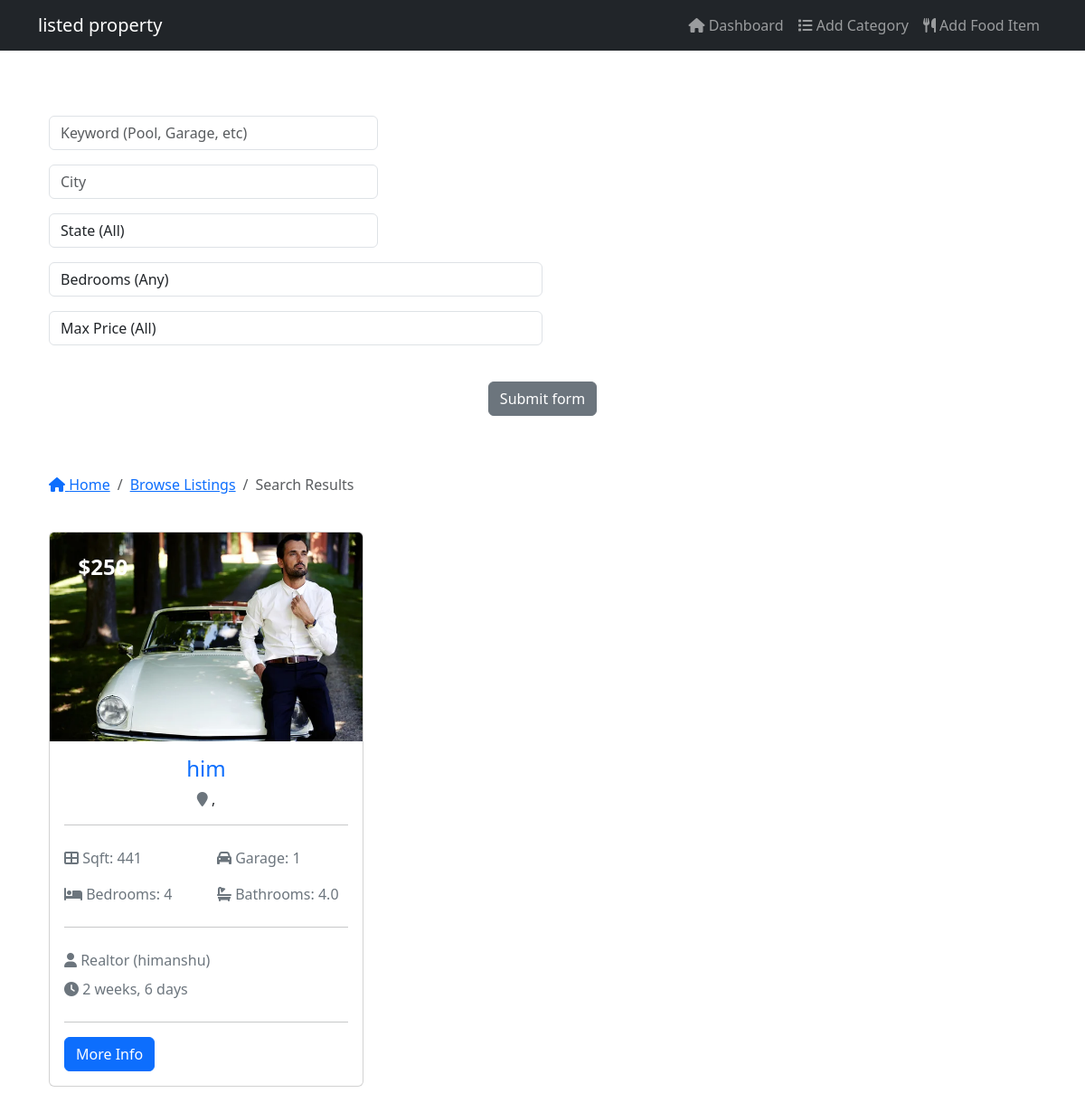
/main_page/search, run on an earlier commit of the app's database.
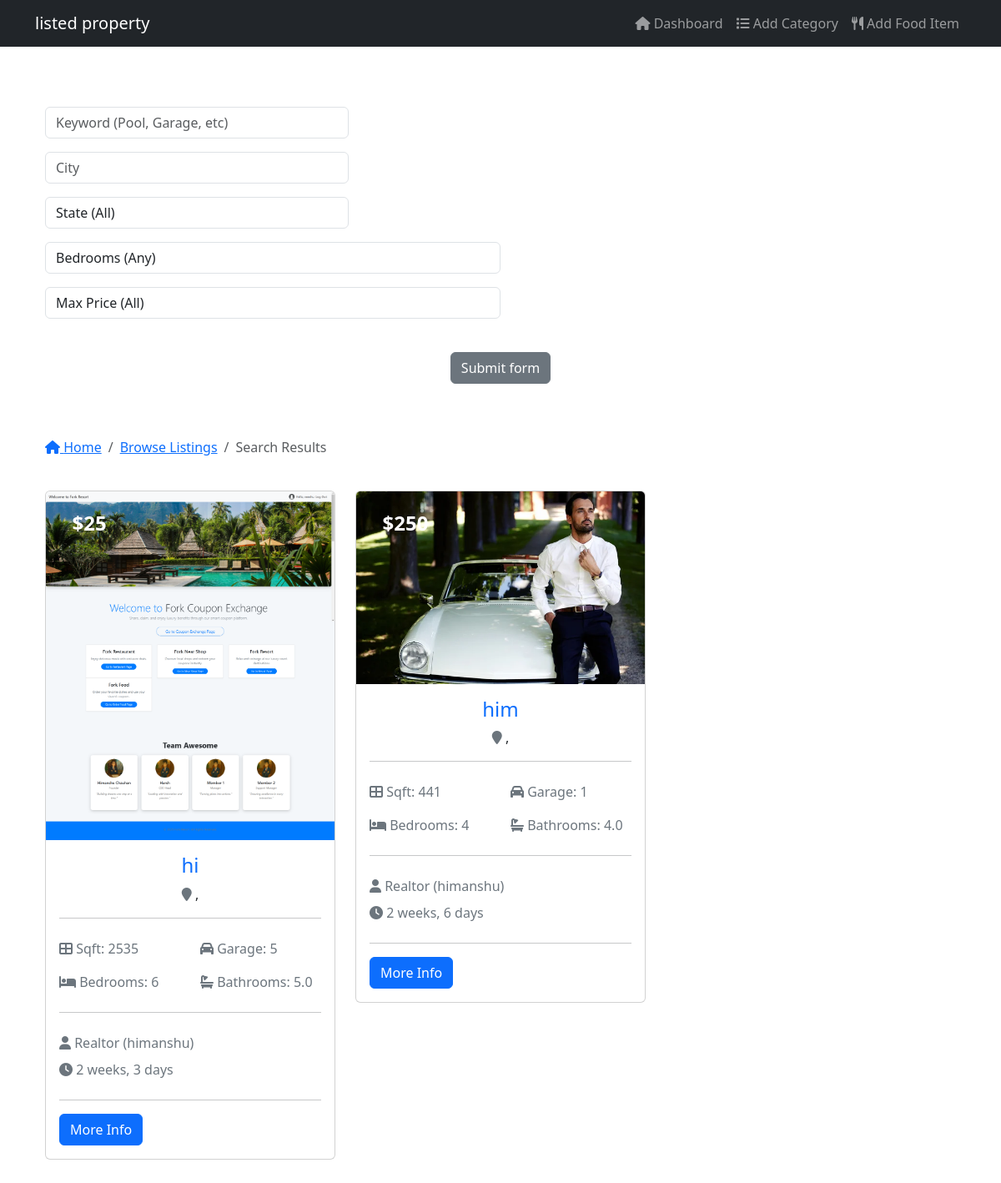
And on a later commit of the database.
### main_page/models.py (models this page shows, shortened)
class Listing(models.Model):
  realtor = models.ForeignKey(Realtor, on_delete=models.CASCADE)
  title = models.CharField(max_length=200)
  address = models.CharField(max_length=200)
  city = models.CharField(max_length=100)
  state = models.CharField(max_length=100)
  zipcode = models.CharField(max_length=20)
  description = models.TextField(blank=True)
  price = models.IntegerField()
  bedrooms = models.IntegerField()
  bathrooms = models.DecimalField(max_digits=2, decimal_places=1)
  garage = models.IntegerField(default=0)
  sqft = models.IntegerField()
  lot_size = models.DecimalField(max_digits=5, decimal_places=1)
  photo_main = models.ImageField(upload_to='photos/%Y/%m/%d/')
  photo_1 = models.ImageField(upload_to='photos/%Y/%m/%d/', blank=True)
  photo_2 = models.ImageField(upload_to='photos/%Y/%m/%d/', blank=True)
  photo_3 = models.ImageField(upload_to='photos/%Y/%m/%d/', blank=True)
  photo_4 = models.ImageField(upload_to='photos/%Y/%m/%d/', blank=True)
  photo_5 = models.ImageField(upload_to='photos/%Y/%m/%d/', blank=True)
  photo_6 = models.ImageField(upload_to='photos/%Y/%m/%d/', blank=True)
  is_published = models.BooleanField(default=True)
  list_date = models.DateTimeField(default=datetime.now, blank=True)

class Realtor(models.Model):
    user = models.OneToOneField(
        settings.AUTH_USER_MODEL,  # Link to your custom User model
        on_delete=models.CASCADE,
        null=True,
        blank=True
    )
    name = models.CharField(max_length=200, null=True, blank=True)
    photo = models.ImageField(upload_to='photos/', null=True, blank=True)
    description = models.TextField(blank=True, null=True)
    phone = models.CharField(max_length=20, null=True, blank=True)
    email = models.CharField(max_length=50, null=True, blank=True)
    is_mvp = models.BooleanField(default=False)
    hire_date = models.DateTimeField(default=datetime.now, blank=True, null=True)
    def __str__(self):
        return self.name or f"Realtor ({self.user.username})"

class User(AbstractUser):
    ADMIN = "admin"
    MANAGER = "manager"
    USER = "user"
    ROLE_CHOICES = [
        (ADMIN, "Admin"),
        (MANAGER, "Manager"),
        (USER, "User"),
    ]
    ONLINE = "online"
    MARKET = "market"
    SPECIAL = "special"
    LEVEL_CHOICES = [
        (ONLINE, "Online"),
        (MARKET, "Market"),
        (SPECIAL, "Special"),
    ]
    role = models.CharField(
        max_length=10, choices=ROLE_CHOICES, default=USER, null=True, blank=True
    )
    level = models.CharField(
        max_length=10, choices=LEVEL_CHOICES, default=ONLINE, null=True, blank=True
    )
    groups = models.ManyToManyField(
        Group,
        related_name="custom_user_set",
        blank=True,
        help_text="The groups this user belongs to.",
        verbose_name="groups",
    )
    user_permissions = models.ManyToManyField(
        Permission,
        related_name="custom_user_set",
        blank=True,
        help_text="Specific permissions for this user.",
        verbose_name="user permissions",
    )

### main_page/views.py (the view)
# urls.py: path('search', views.search, name='search'),
def search(request):
    queryset_list = Listing.objects.order_by("-list_date")
    if "keywords" in request.GET:
        keywords = request.GET["keywords"]
        if keywords:
            queryset_list = queryset_list.filter(description__icontains=keywords)
    if "city" in request.GET:
        city = request.GET["city"]
        if city:
            queryset_list = queryset_list.filter(city__iexact=city)
    if "state" in request.GET:
        state = request.GET["state"]
        if state:
            queryset_list = queryset_list.filter(state__iexact=state)
    if "bedrooms" in request.GET:
        bedrooms = request.GET["bedrooms"]
        if bedrooms:
            queryset_list = queryset_list.filter(bedrooms__lte=bedrooms)
    if "price" in request.GET:
        price = request.GET["price"]
        if price:
            queryset_list = queryset_list.filter(price__lte=price)
    context = {
        "state_choices": state_choices,
        "bedroom_choices": bedroom_choices,
        "price_choices": price_choices,
        "listings": queryset_list,
        "values": request.GET,
    }
    return render(request, "main_page/search.html", context)

### templates/main_page/search.html (shortened to what this page needs)
{% extends 'main_page/Pbase.html' %}
{% block content %}
<section id="showcase-inner" class="showcase-search text-white py-5">
    <div class="container">
      <div class="row text-center">
        <div class="col-md-12">
          <form action="{% url 'search' %}">
            <div class="form-row">
              <div class="col-md-4 mb-3">
                <input type="text" name="keywords" class="form-control" placeholder="Keyword (Pool, Garage, etc)" value="{{ values.keywords }}">
              </div>
              <div class="col-md-4 mb-3">
                <input type="text" name="city" class="form-control" placeholder="City" value="{{ values.city }}">
              </div>
              <div class="col-md-4 mb-3">
                <select name="state" class="form-control">
                  <option selected="true" disabled="disabled">State (All)</option>
                </select>
              </div>
            </div>
            <div class="form-row">
              <div class="col-md-6 mb-3">
                <select name="bedrooms" class="form-control">
                  <option selected="true" disabled="disabled">Bedrooms (Any)</option>
                </select>
              </div>
              <div class="col-md-6 mb-3">
                <select name="price" class="form-control">
                  <option selected="true" disabled="disabled">Max Price (All)</option>
                </select>
              </div>
            </div>
            <button class="btn btn-secondary btn-block mt-4" type="submit">Submit form</button>
          </form>
        </div>
      </div>
    </div>
  </section>
  <section id="bc" class="mt-3">
    <div class="container">
      <nav aria-label="breadcrumb">
        <ol class="breadcrumb">
          <li class="breadcrumb-item">
            <a href="{% url 'realindex' %}">
              <i class="fas fa-home"></i> Home</a>
          </li>
          <li class="breadcrumb-item">
            <a href="{% url 'listings' %}">Browse Listings</a>
          </li>
          <li class="breadcrumb-item active"> Search Results</li>
        </ol>
      </nav>
    </div>
  </section>
  <section id="listings" class="py-4">
    <div class="container">
      <div class="row">
        {% if listings %}
          {% for listing in listings %}
          <div class="col-md-6 col-lg-4 mb-4">
              <div class="card listing-preview">
                <img class="card-img-top" src="{{ listing.photo_main.url }}" alt="">
                <div class="card-img-overlay">
                  <h2>
                    <span class="badge badge-secondary text-white">${{ listing.price  }}</span>
                  </h2>
                </div>
                <div class="card-body">
                  <div class="listing-heading text-center">
                    <h4 class="text-primary">{{ listing.title }}</h4>
                    <p>
                      <i class="fas fa-map-marker text-secondary"></i> {{ listing.city }} {{ listing.state }}, {{ listing.zipcode }}</p>
                  </div>
                  <hr>
                  <div class="row py-2 text-secondary">
                    <div class="col-6">
                      <i class="fas fa-th-large"></i> Sqft: {{ listing.sqft }}</div>
                    <div class="col-6">
                      <i class="fas fa-car"></i> Garage: {{ listing.garage }}</div>
                  </div>
                  <div class="row py-2 text-secondary">
                    <div class="col-6">
                      <i class="fas fa-bed"></i> Bedrooms: {{ listing.bedrooms }}</div>
                    <div class="col-6">
                      <i class="fas fa-bath"></i> Bathrooms: {{ listing.bathrooms }}</div>
                  </div>
                  <hr>
                  <div class="row py-2 text-secondary">
                    <div class="col-12">
                      <i class="fas fa-user"></i> {{ listing.realtor }}</div>
                  </div>
                  <div class="row text-secondary pb-2">
                    <div class="col-6">
                      <i class="fas fa-clock"></i> {{ listing.list_date | timesince }}</div>
                  </div>
                  <hr>
                  <a href="{% url 'listing' listing.id %}" class="btn btn-primary btn-block">More Info</a>
                </div>
              </div>
            </div>
          {% endfor %}
        {% else %}
          <div class="col-md-12">
            <p>No Listings Available</p>
          </div>
        {% endif %}
      </div>
    </div>
  </section>
  {% endblock %}

### templates/main_page/Pbase.html (shortened to what this page needs)
<!DOCTYPE html>
<html lang="en">
<head>
    <link href="https://cdn.jsdelivr.net/npm/bootstrap@5.3.0/dist/css/bootstrap.min.css" rel="stylesheet">
    <link rel="stylesheet" href="https://cdnjs.cloudflare.com/ajax/libs/font-awesome/6.4.2/css/all.min.css">
</head>
<body>
<nav class="navbar navbar-expand-lg navbar-dark bg-dark fixed-top">
    <div class="container">
        <a class="navbar-brand" href="{% url 'vendor_dashboard' %}">listed property</a>
        <div class="collapse navbar-collapse" id="navbarNav">
            <ul class="navbar-nav ms-auto">
                <li class="nav-item">
                    <a class="nav-link" href="{% url 'realindex' %}"><i class="fa fa-home"></i> Dashboard</a>
                </li>
                <li class="nav-item">
                    <a class="nav-link" href="{% url 'add_category' %}"><i class="fa fa-list"></i> Add Category</a>
                </li>
                <li class="nav-item">
                    <a class="nav-link" href="{% url 'add_food_item' %}"><i class="fa fa-utensils"></i> Add Food Item</a>
                </li>
            </ul>
        </div>
    </div>
</nav>
<div class="container mt-4">
    {% block content %}{% endblock %}
</div>
</body>
</html>

### templates/main_page/Pbase.html (style rules this page uses)
body { padding-top: 56px; }

What changed in the data, as far as the page shows it:
added Listing: photo_main (picture), price "25", title "hi", sqft "2535", garage "5", bedrooms "6", bathrooms "5.0", realtor "Realtor (himanshu)", list_date "2 weeks, 3 days"
